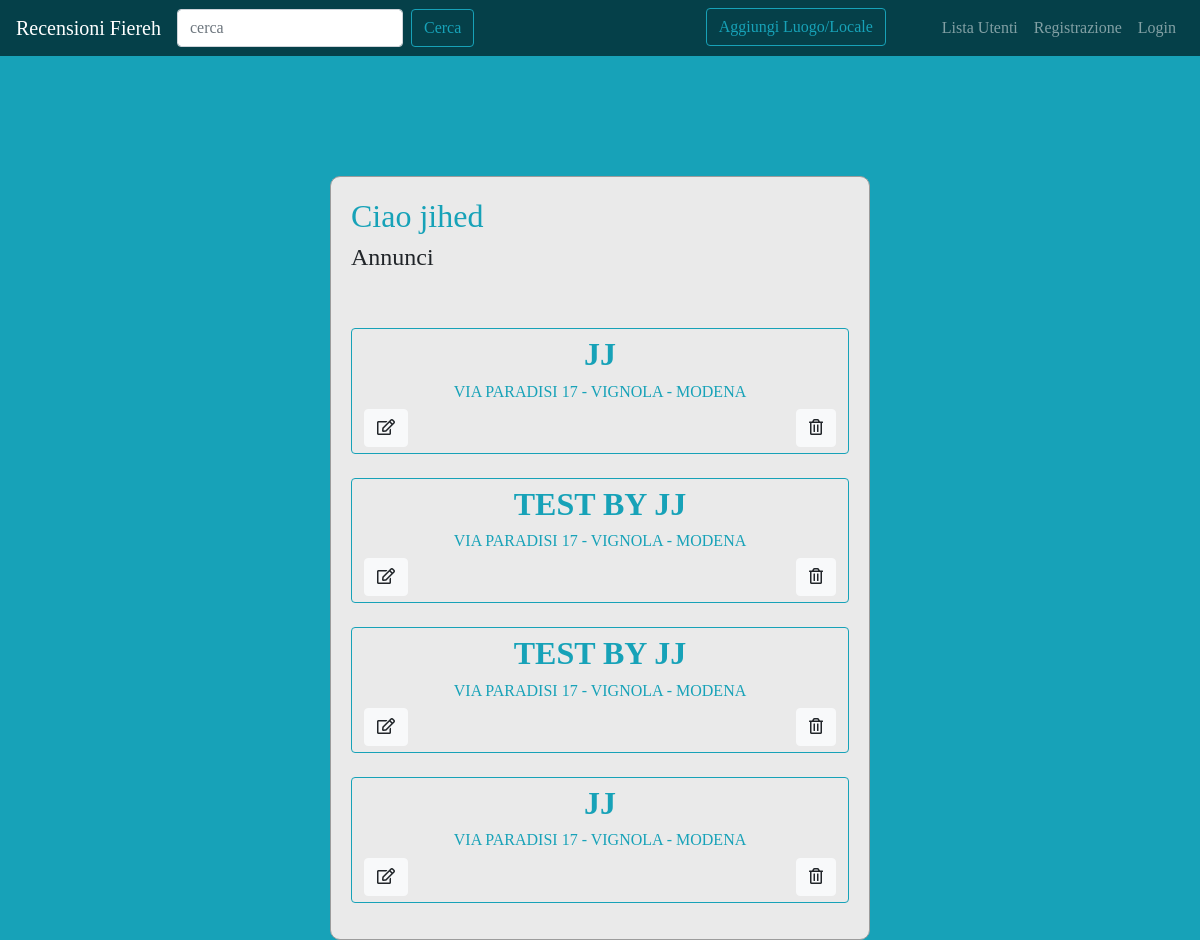
Page /user/jihed/ on the committed database.
### forum/models.py (models this page shows, shortened)
class Sezione(models.Model):
    nome_sezione = models.CharField(max_length=80)
    descrizione = models.TextField(default='', null=False)
    citta = models.CharField(max_length=80,default='', null=False)
    provincia = models.CharField(max_length=80,default='', null=False)
    indirizzo = models.CharField(max_length=80,default='', null=False)
    logo_sezione = models.ImageField(null=True)
    user = models.ForeignKey(User, on_delete=models.CASCADE)
    def get_absolute_url(self):
        return reverse("sezione_view", kwargs={"pk" : self.pk})
    class Meta:
        verbose_name = "Sezione"
        verbose_name_plural = "Sezioni"

### core/views.py (the view)
# urls.py: path('user/<username>/', views.userProfileView, name='user_profile'),
def userProfileView(request, username):
    user = get_object_or_404(User, username=username)
    sezione = Sezione.objects.filter(user=user.pk).order_by("-pk")
    context={"user": user, "sezioni":sezione}
    return render(request, 'core/user_profile.html', context)

### core/templates/core/user_profile.html (shortened to what this page needs)
{% extends 'base.html' %}
{% block content %}
<div id="login">
    <div class="container">
        <div id="login-row" class="row justify-content-center align-items-center">
            <div id="login-column" class="col-md-6">
                <div id="login-box" class="col-md-12">
                    <h2 style="color: #17a2b8;">Ciao {{user}}</h2>
                    <h4>{% if request.user == user %}Ecco tuoi {% endif %} Annunci</h4>
                    <br>
                    <div class="d-flex flex-column bd-highlight mb-3">
                        {% for sezione in sezioni %}
                        <div onclick='location.href="{{ sezione.get_absolute_url}}"' id="login-box2"class="btn btn-outline-info mt-4">
                            <h2><strong>{{ sezione.nome_sezione }}</strong></h2>
                            <h6>{{sezione.indirizzo}} - {{sezione.citta}} - {{sezione.provincia}} </h6>
                            <a class="btn btn-light float-left" href=" {%  url 'articolo-modifica' sezione.id %}">
                                <i class='far fa-edit'></i>
                            </a>
                            <a class="btn btn-light float-right" href=" {%  url 'articolo-delete' sezione.id %}">
                                <i class='far fa-trash-alt'></i>
                            </a>
                        </div>
                        {% endfor %}
                    </div>
                </div>
            </div>
        </div>
    </div>
</div>
{% endblock content %}

### static-storage/css/recensioni.css (style rules this page uses)
body { font-family: 'Slabo 27px', serif; }

### core/templates/core/user_profile.html (style rules this page uses)
#login-box { width: 100% !important; max-width: none !important; }

### templates/base.html (style rules this page uses)
body { margin: 0; padding: 0; background-color: #17a2b8; height: 100vh; }
#login .container #login-row #login-column #login-box { margin-top: 120px; max-width: 1000px; padding: 20px; border-radius: 10px; border: 1px solid #9C9C9C; background-color: #EAEAEA; }

### rows in the picture
Sezione: nome_sezione "JJ", indirizzo "VIA PARADISI 17", citta "VIGNOLA", provincia "MODENA"
Sezione: nome_sezione "TEST BY JJ", indirizzo "VIA PARADISI 17", citta "VIGNOLA", provincia "MODENA"
Sezione: nome_sezione "TEST BY JJ", indirizzo "VIA PARADISI 17", citta "VIGNOLA", provincia "MODENA"
Sezione: nome_sezione "JJ", indirizzo "VIA PARADISI 17", citta "VIGNOLA", provincia "MODENA"

### other values in the picture
{{ user }} "jihed"
